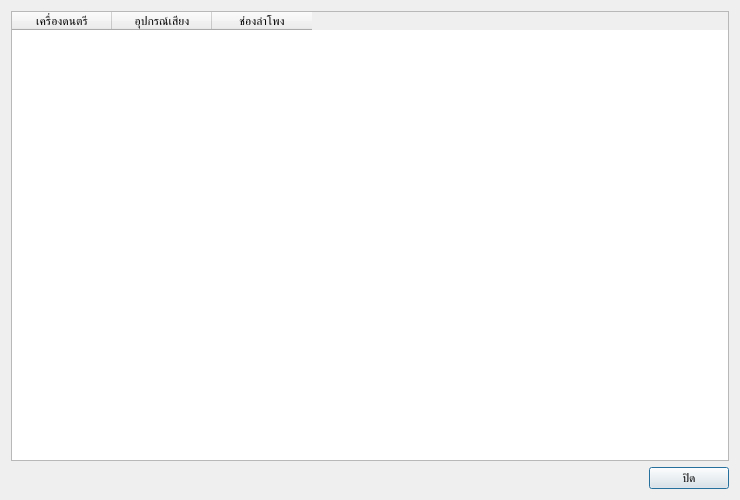
<?xml version="1.0" encoding="UTF-8"?>
<ui version="4.0">
 <class>SpeakerDialog</class>
 <widget class="QDialog" name="SpeakerDialog">
  <property name="geometry">
   <rect>
    <x>0</x>
    <y>0</y>
    <width>740</width>
    <height>500</height>
   </rect>
  </property>
  <property name="minimumSize">
   <size>
    <width>740</width>
    <height>500</height>
   </size>
  </property>
  <property name="windowTitle">
   <string>แยกลำโพง</string>
  </property>
  <property name="locale">
   <locale language="English" country="UnitedStates"/>
  </property>
  <layout class="QVBoxLayout" name="verticalLayout">
   <item>
    <widget class="QTableWidget" name="tableSpeaker">
     <property name="contextMenuPolicy">
      <enum>Qt::CustomContextMenu</enum>
     </property>
     <property name="editTriggers">
      <set>QAbstractItemView::NoEditTriggers</set>
     </property>
     <property name="selectionBehavior">
      <enum>QAbstractItemView::SelectRows</enum>
     </property>
     <property name="iconSize">
      <size>
       <width>35</width>
       <height>20</height>
      </size>
     </property>
     <attribute name="verticalHeaderDefaultSectionSize">
      <number>23</number>
     </attribute>
     <column>
      <property name="text">
       <string>เครื่องดนตรี</string>
      </property>
     </column>
     <column>
      <property name="text">
       <string>อุปกรณ์เสียง</string>
      </property>
     </column>
     <column>
      <property name="text">
       <string>ช่องลำโพง</string>
      </property>
     </column>
    </widget>
   </item>
   <item>
    <layout class="QHBoxLayout" name="horizontalLayout">
     <item>
      <spacer name="horizontalSpacer">
       <property name="orientation">
        <enum>Qt::Horizontal</enum>
       </property>
       <property name="sizeHint" stdset="0">
        <size>
         <width>40</width>
         <height>20</height>
        </size>
       </property>
      </spacer>
     </item>
     <item>
      <widget class="QPushButton" name="btnClose">
       <property name="text">
        <string>ปิด</string>
       </property>
      </widget>
     </item>
    </layout>
   </item>
  </layout>
 </widget>
 <resources/>
 <connections/>
</ui>
